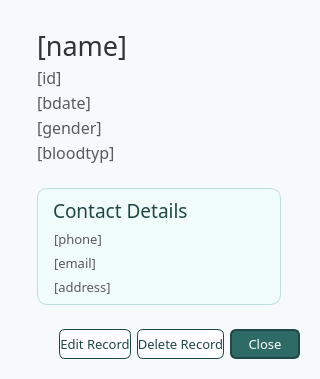
<?xml version="1.0" encoding="UTF-8"?>
<ui version="4.0">
 <class>info_popup</class>
 <widget class="QDialog" name="info_popup">
  <property name="windowModality">
   <enum>Qt::WindowModality::ApplicationModal</enum>
  </property>
  <property name="geometry">
   <rect>
    <x>0</x>
    <y>0</y>
    <width>320</width>
    <height>341</height>
   </rect>
  </property>
  <property name="windowTitle">
   <string>Dialog</string>
  </property>
  <property name="styleSheet">
   <string notr="true">#info_popup {
	background: #F7FAFC;
	border-radius:3px;
}</string>
  </property>
  <property name="modal">
   <bool>true</bool>
  </property>
  <layout class="QVBoxLayout" name="verticalLayout">
   <item>
    <widget class="QWidget" name="header_container" native="true">
     <property name="styleSheet">
      <string notr="true">#header_container {
	background: #F7FAFC;
}</string>
     </property>
     <layout class="QVBoxLayout" name="verticalLayout_2">
      <property name="spacing">
       <number>2</number>
      </property>
      <property name="leftMargin">
       <number>26</number>
      </property>
      <property name="topMargin">
       <number>16</number>
      </property>
      <property name="rightMargin">
       <number>6</number>
      </property>
      <item>
       <widget class="QLabel" name="name_label">
        <property name="font">
         <font>
          <family>Slate Medium</family>
          <pointsize>20</pointsize>
         </font>
        </property>
        <property name="styleSheet">
         <string notr="true">color: rgb(50, 50, 50);
</string>
        </property>
        <property name="text">
         <string>[name]</string>
        </property>
       </widget>
      </item>
      <item>
       <widget class="QLabel" name="id_label">
        <property name="font">
         <font>
          <family>Slate</family>
          <pointsize>12</pointsize>
         </font>
        </property>
        <property name="styleSheet">
         <string notr="true">color: rgb(90, 90, 90);</string>
        </property>
        <property name="text">
         <string>[id]</string>
        </property>
       </widget>
      </item>
      <item>
       <widget class="QLabel" name="bdate_label">
        <property name="font">
         <font>
          <family>Slate</family>
          <pointsize>12</pointsize>
         </font>
        </property>
        <property name="styleSheet">
         <string notr="true">color: rgb(90, 90, 90);</string>
        </property>
        <property name="text">
         <string>[bdate]</string>
        </property>
       </widget>
      </item>
      <item>
       <widget class="QLabel" name="gender_label">
        <property name="font">
         <font>
          <family>Slate</family>
          <pointsize>12</pointsize>
         </font>
        </property>
        <property name="styleSheet">
         <string notr="true">color: rgb(90, 90, 90);</string>
        </property>
        <property name="text">
         <string>[gender]</string>
        </property>
       </widget>
      </item>
      <item>
       <widget class="QLabel" name="bloodtype_label">
        <property name="font">
         <font>
          <family>Slate</family>
          <pointsize>12</pointsize>
         </font>
        </property>
        <property name="styleSheet">
         <string notr="true">color: rgb(90, 90, 90);</string>
        </property>
        <property name="text">
         <string>[bloodtyp]</string>
        </property>
       </widget>
      </item>
     </layout>
    </widget>
   </item>
   <item>
    <widget class="QWidget" name="info_cards" native="true">
     <layout class="QHBoxLayout" name="horizontalLayout">
      <property name="spacing">
       <number>22</number>
      </property>
      <property name="leftMargin">
       <number>26</number>
      </property>
      <property name="rightMargin">
       <number>28</number>
      </property>
      <item>
       <widget class="QWidget" name="contact_card" native="true">
        <property name="styleSheet">
         <string notr="true">#contact_card {
	border: 1px solid #B8E0DD;
	border-radius: 10px;
	background: #F0FDFA;
}

#address_label, #email_label, #phone_label {
	color: #2E6B66;
	padding-left: 5px;
}</string>
        </property>
        <layout class="QVBoxLayout" name="verticalLayout_3">
         <item>
          <widget class="QLabel" name="contact_header">
           <property name="font">
            <font>
             <family>Slate Medium</family>
             <pointsize>14</pointsize>
            </font>
           </property>
           <property name="styleSheet">
            <string notr="true">padding-left: 2px;
color: #1F4744;
</string>
           </property>
           <property name="text">
            <string>Contact Details</string>
           </property>
          </widget>
         </item>
         <item>
          <widget class="QLabel" name="phone_label">
           <property name="font">
            <font>
             <family>Slate</family>
             <pointsize>10</pointsize>
            </font>
           </property>
           <property name="styleSheet">
            <string notr="true">color: rgb(90, 90, 90);</string>
           </property>
           <property name="text">
            <string>[phone]</string>
           </property>
          </widget>
         </item>
         <item>
          <widget class="QLabel" name="email_label">
           <property name="font">
            <font>
             <family>Slate</family>
             <pointsize>10</pointsize>
            </font>
           </property>
           <property name="styleSheet">
            <string notr="true">color: rgb(90, 90, 90);</string>
           </property>
           <property name="text">
            <string>[email]</string>
           </property>
          </widget>
         </item>
         <item>
          <widget class="QLabel" name="address_label">
           <property name="font">
            <font>
             <family>Slate</family>
             <pointsize>10</pointsize>
            </font>
           </property>
           <property name="styleSheet">
            <string notr="true">color: rgb(90, 90, 90);</string>
           </property>
           <property name="text">
            <string>[address]</string>
           </property>
          </widget>
         </item>
        </layout>
       </widget>
      </item>
     </layout>
    </widget>
   </item>
   <item>
    <widget class="QWidget" name="button_container" native="true">
     <layout class="QHBoxLayout" name="horizontalLayout_2">
      <item>
       <spacer name="horizontalSpacer">
        <property name="orientation">
         <enum>Qt::Orientation::Horizontal</enum>
        </property>
        <property name="sizeHint" stdset="0">
         <size>
          <width>40</width>
          <height>20</height>
         </size>
        </property>
       </spacer>
      </item>
      <item alignment="Qt::AlignmentFlag::AlignRight|Qt::AlignmentFlag::AlignBottom">
       <widget class="QPushButton" name="edit_button">
        <property name="minimumSize">
         <size>
          <width>70</width>
          <height>30</height>
         </size>
        </property>
        <property name="font">
         <font>
          <family>Slate</family>
          <pointsize>10</pointsize>
         </font>
        </property>
        <property name="cursor">
         <cursorShape>PointingHandCursor</cursorShape>
        </property>
        <property name="styleSheet">
         <string notr="true">#edit_button {
	background: white;
	border-radius: 6px;
	border: 1px solid #1F4744;
	color: #1F4744;

}

#edit_button:hover {
	background: #2E6B66;
	color: white;
	border: 1px solid #367D77;
}

#edit_button:pressed {
	background: #DBF0EE;
	border: 1px solid #1F4744;
	color: #1F4744;
}</string>
        </property>
        <property name="text">
         <string>Edit Record</string>
        </property>
       </widget>
      </item>
      <item alignment="Qt::AlignmentFlag::AlignRight|Qt::AlignmentFlag::AlignBottom">
       <widget class="QPushButton" name="delete_button">
        <property name="minimumSize">
         <size>
          <width>70</width>
          <height>30</height>
         </size>
        </property>
        <property name="font">
         <font>
          <family>Slate</family>
          <pointsize>10</pointsize>
         </font>
        </property>
        <property name="cursor">
         <cursorShape>PointingHandCursor</cursorShape>
        </property>
        <property name="styleSheet">
         <string notr="true">#delete_button {
	background: white;
	border-radius: 6px;
	border: 1px solid #1F4744;
	color: #1F4744;

}

#delete_button:hover {
	background: #2E6B66;
	color: white;
	border: 1px solid #367D77;
}

#delete_button:pressed {
	background: #DBF0EE;
	border: 1px solid #1F4744;
	color: #1F4744;
}</string>
        </property>
        <property name="text">
         <string>Delete Record</string>
        </property>
       </widget>
      </item>
      <item alignment="Qt::AlignmentFlag::AlignRight|Qt::AlignmentFlag::AlignBottom">
       <widget class="QPushButton" name="close_button">
        <property name="minimumSize">
         <size>
          <width>70</width>
          <height>30</height>
         </size>
        </property>
        <property name="font">
         <font>
          <family>Slate</family>
          <pointsize>10</pointsize>
         </font>
        </property>
        <property name="cursor">
         <cursorShape>PointingHandCursor</cursorShape>
        </property>
        <property name="styleSheet">
         <string notr="true">#close_button {
	border-radius: 6px;
	color: white;
	border: 2px solid #1F4744;
	padding: 5px;
	background: #2E6B66;
}

#close_button:hover {
	border-radius: 6px;
	color: white;
	border: 2px solid #2E6B66;
	padding: 5px;
	background: #367D77;

}
#close_button:pressed {
	background: white;
	color: #2E6B66;
	border: 2px solid #2E6B66;
}</string>
        </property>
        <property name="text">
         <string>Close</string>
        </property>
       </widget>
      </item>
     </layout>
    </widget>
   </item>
  </layout>
 </widget>
 <resources/>
 <connections/>
</ui>
